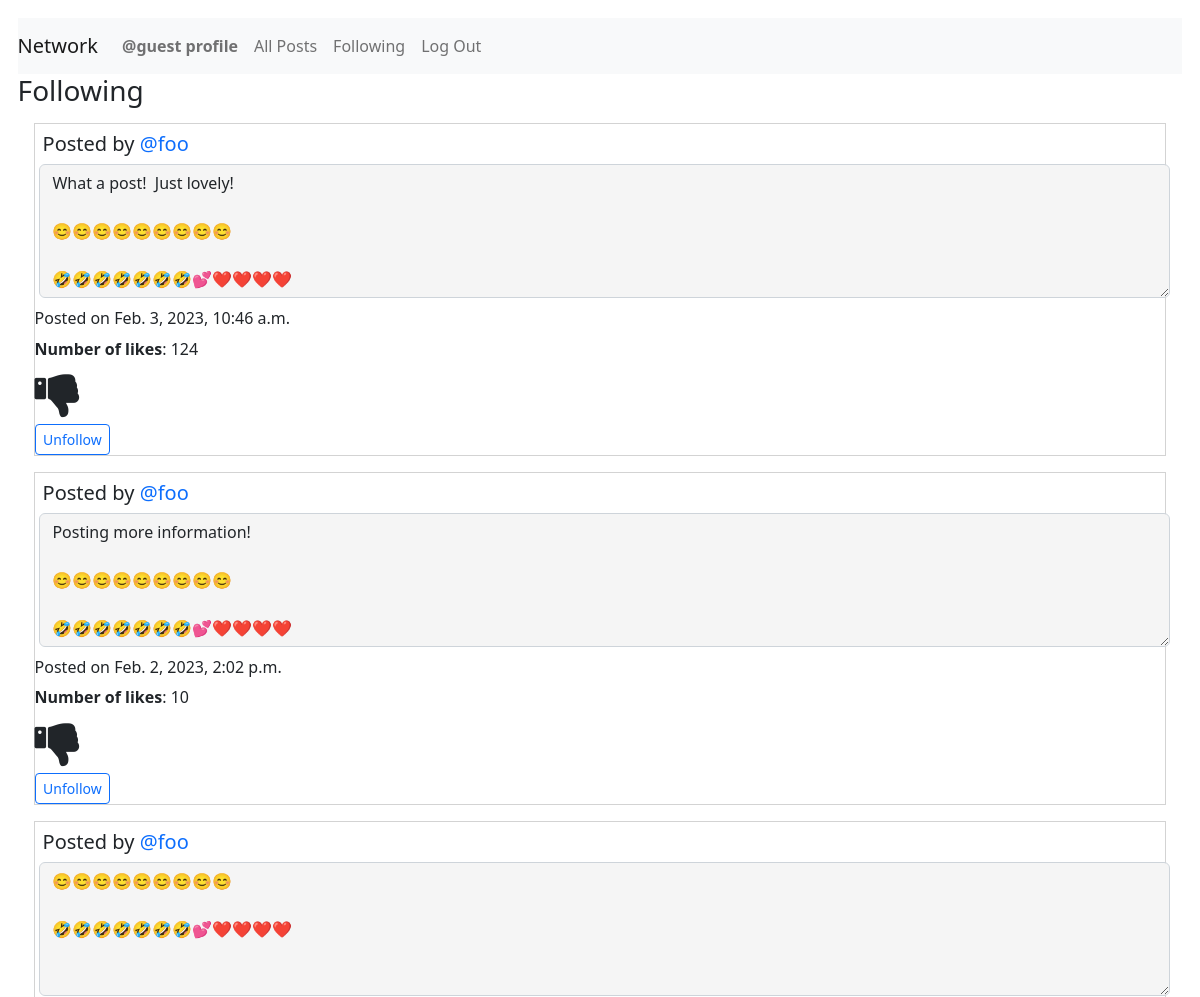
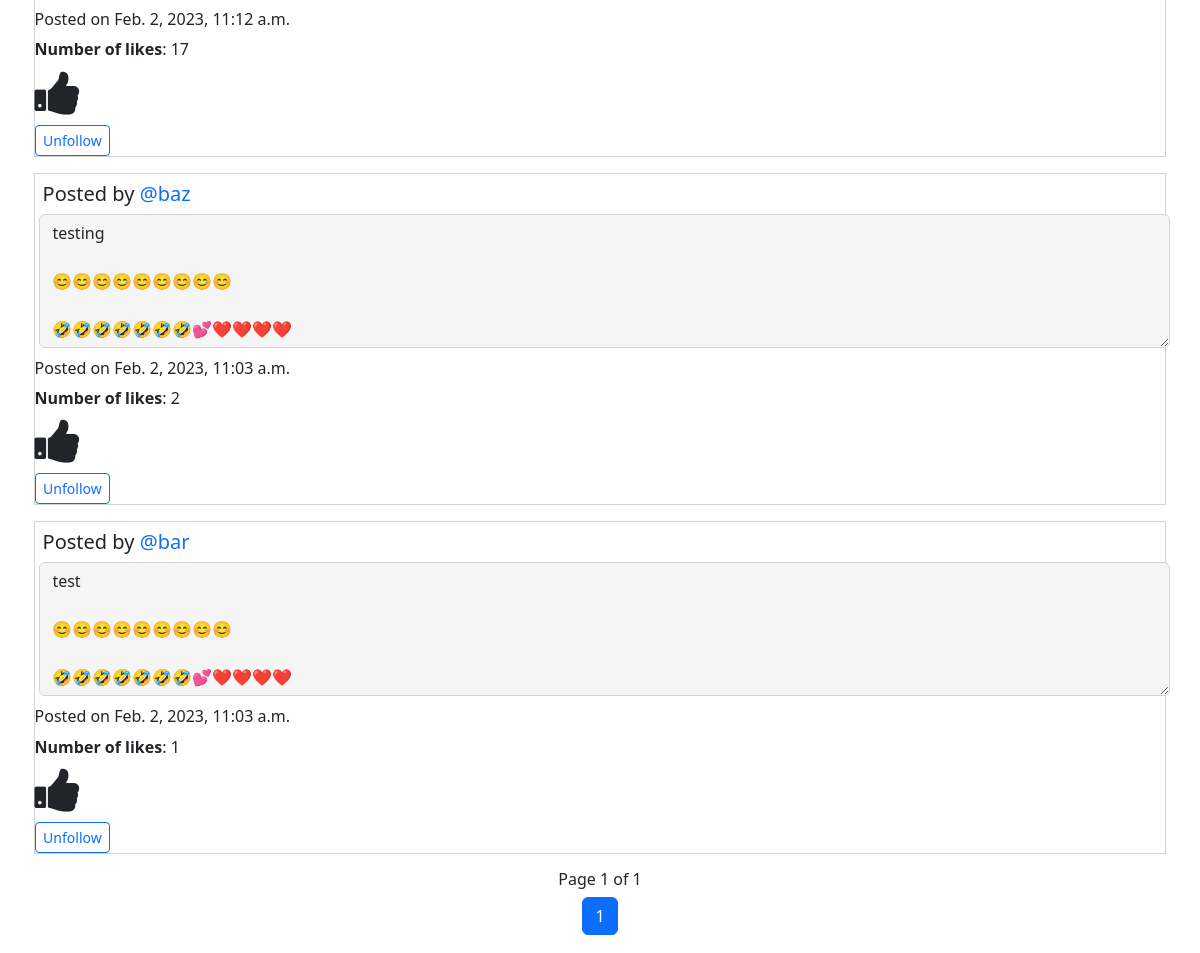
The page /following (signed in) on the database as committed earlier (2 pictures, top to bottom).
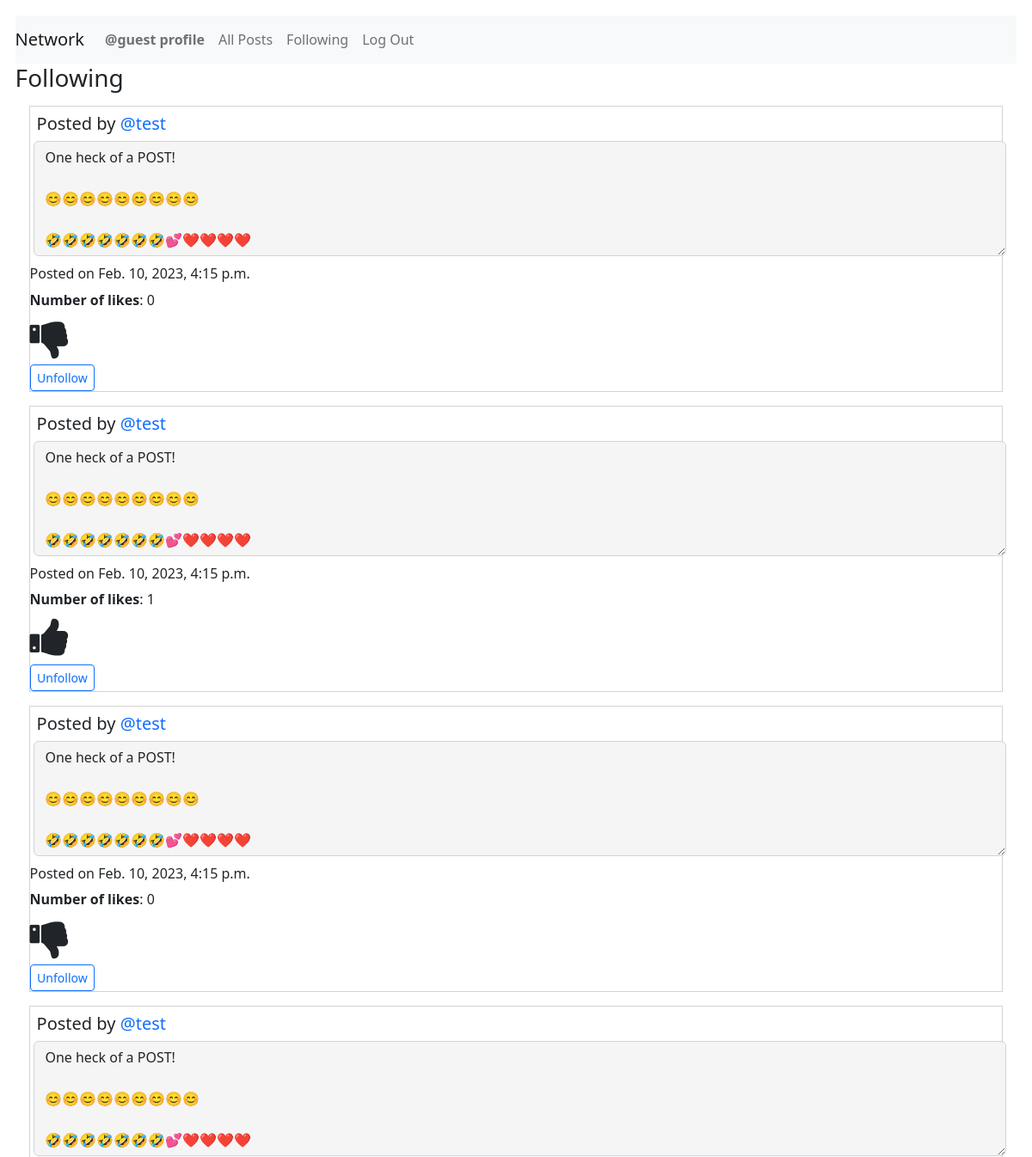
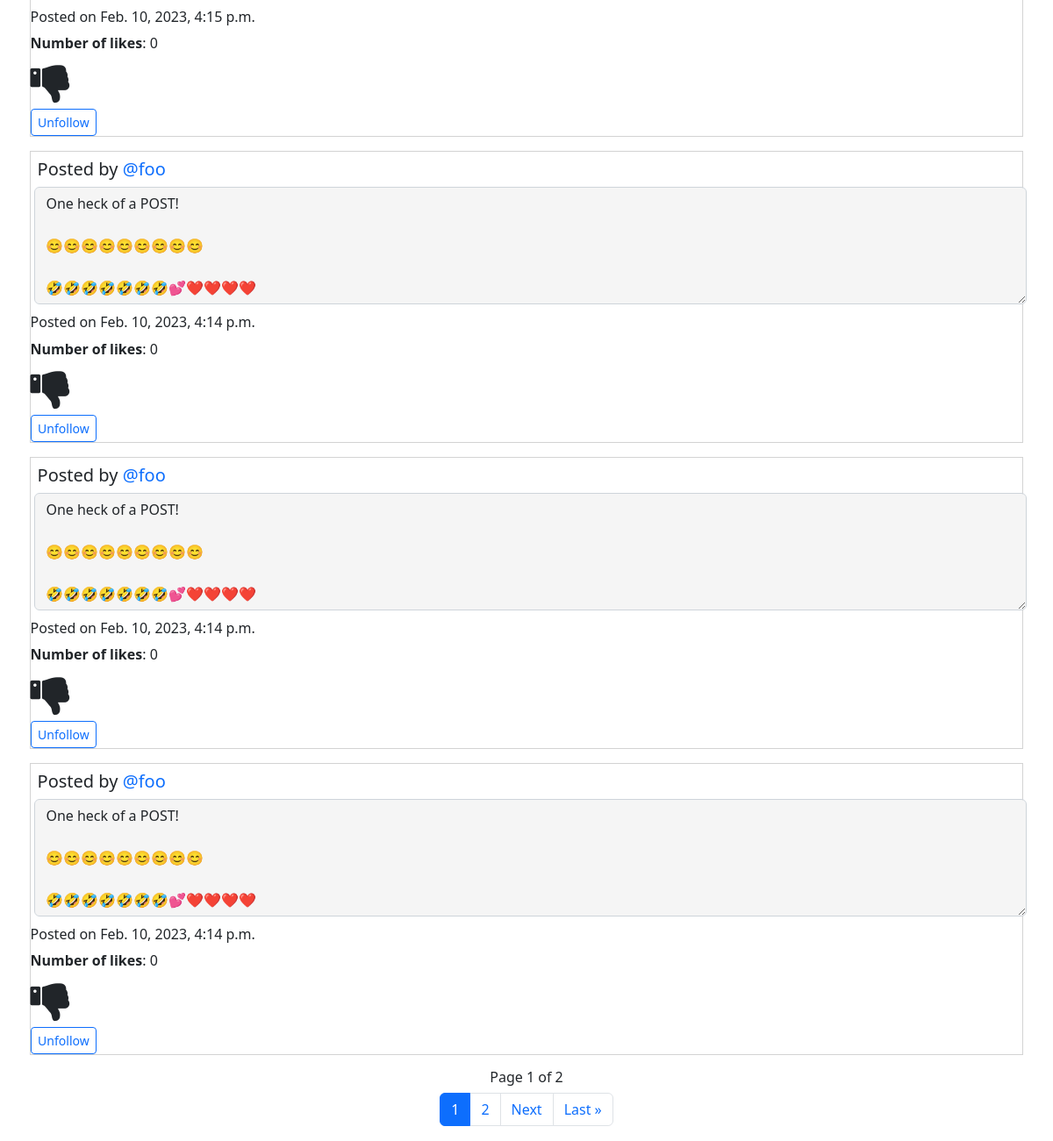
The same page on the database as committed later (2 pictures, top to bottom).
### network/models.py (models this page shows, shortened)
class Posts(models.Model):
    creator = models.ForeignKey(
        User, on_delete=models.PROTECT, related_name="get_creator", blank=False)
    content = models.TextField(max_length=600)
    createdDate = models.DateTimeField(auto_now_add=True)
    likedUser = models.ManyToManyField(
        User, related_name="get_liked_users", blank=True)
    numberLikes = models.PositiveIntegerField(blank=True, default=0)

class User(AbstractUser):
    pass
    def __str__(self) -> str:
        return f"User Name: {self.username} - User ID: {self.id}"

### network/views.py (the view)
# urls.py: path("following", views.getFollowing, name="getFollowing"),
@login_required
def getFollowing(request):
    print("In getFollowing")
    user = request.user
    print(user)
    user_id = request.user.id
    user_name = request.user.username
    try:
        currentOBJ = Follow.objects.get(followUser=user_id)
        displayNothing = False
        noFollowersForUser = False
    except Follow.DoesNotExist:
        print("This user follows no one!")
        displayNothing = True
        noFollowersForUser = True
    if displayNothing != True:
        following = currentOBJ.following.all()
        if following.count() == 0:
            noFollowersForUser = True
        qs = following.order_by().values('id')
        qs = list(qs)
        emptyQueryset = Posts.objects.filter(creator=0)
        for dic in qs:
            for val in dic.values():
                print(val)
                listings = Posts.objects.filter(creator=val)
                UserObject = User.objects.filter(id=val)
                if emptyQueryset.exists():
                    newQueryset = newQueryset | listings
                else:
                    newQueryset = emptyQueryset | listings
                    emptyQueryset = newQueryset
    if noFollowersForUser == True:
        return render(request, "network/following.html", {"displayNothing": displayNothing})
    else:
        if noFollowersForUser:
            return render(request, "network/following.html", {"displayNothing": displayNothing})
        else:
            PostsByDate = newQueryset.order_by('-createdDate')
            postsPagination = PostsByDate
            paginator = Paginator(postsPagination, 7)
            page_number = request.GET.get('page', '1')
            page_obj = paginator.get_page(page_number)
            likeList = returnlikeList(request)
    return render(request, "network/following.html", {"page_obj": page_obj, "listings": PostsByDate, "UserObject": UserObject, "displayNothing": displayNothing, "likeList": likeList })

### network/views.py (called while the page is built)
@login_required
def returnlikeList(request):
    user_id = request.user.id
    likedUser = Posts.objects.filter(likedUser=user_id)
    print(likedUser)
    likeList = []
    for like in likedUser:
        currentObject = User.objects.get(id=user_id)
        print(currentObject.id)
        print(like.id)
        likeList.append(like.id)
    return likeList

### network/templates/network/following.html (shortened to what this page needs)
{% extends "network/layout.html" %}
{% block body %}
<h3>Following</h3>
{% for list in page_obj %}
<div id="followingPostings">
    <div class="post{{forloop.counter0}}">
        <h5 class="creator">Posted by <a
                href="{% url 'getProfile' list.creator.username %}">{{list.creator.username}}</a></h5>
        <textarea class="form-control content{{forloop.counter0}}" id="readonlyContent{{forloop.counter0}}" rows="5" readonly="true">{{list.content}}</textarea>
        <p class="timestamp{{forloop.counter0}}">Posted on {{list.createdDate}}</p>
        <p id="numberLikes{{forloop.counter0}}" class="numberLikes{{forloop.counter0}}"><strong>Number of likes</strong>: {{list.numberLikes}}</p>
        {% if list.id in likeList and list.creator.username != user.username %}
        <i class="fa fa-thumbs-up {{forloop.counter0}}" id="thumbsUp{{forloop.counter0}}" aria-hidden="true"
            onclick="likePost('{{list.id}}', '{{list.creator.username}}', '{{user.username}}')"></i>
        {% elif list.id not in likeList and list.creator.username != user.username %}
        <i class="fa fa-thumbs-down {{forloop.counter0}}" id="thumbsDown{{forloop.counter0}}" aria-hidden="true"
            onclick="likePost('{{list.id}}', '{{list.creator.username}}', '{{user.username}}')"></i>
        {% endif %}
        <a class="btn btn-sm btn-outline-primary" id="unfollow-button" href="{% url 'follow' list.creator.username %}">Unfollow</a>
    </div>
</div>
{% empty %}
<h5>This user is not following anyone.</h5>
{% endfor %}
<nav aria-label="Page navigation">
    <div class="Djangopagination">
        <h6 class="paginationNumberPages"> Page {{ page_obj.number }} of {{ page_obj.paginator.num_pages }}</h6>
        <ul class="pagination justify-content-center">
            <li class="page-item active" aria-current="page"><a class="page-link" href="?page={{ page_obj.number }}">{{ page_obj.number }}</a></li>
            {% if page_obj.has_next %}
            <li class="page-item"><a class="page-link" href="?page={{ page_obj.next_page_number }}">{{ page_obj.next_page_number }}</a></li>
            {% endif %}
            {% if page_obj.has_next %}
            <li class="page-item"><a class="page-link" href="?page={{ page_obj.next_page_number }}">Next</a></li>
                 <li class="page-item"><a class="page-link" href="?page={{ page_obj.paginator.num_pages }}">Last &raquo;</a></li>
            {% endif %}
        </ul>
    </div>
</nav>
{% endblock %}

Rows that differ between the two databases and show on the page:
no longer on this page (row unchanged): Posts: creator.username "@foo", content "What a post! Just lovely! 😊😊😊😊😊😊😊😊😊 🤣🤣🤣🤣🤣🤣🤣💕❤️❤️❤️❤️", createdDate "Feb. 3, 2023, 10:46 a.m.", numberLikes "124"
no longer on this page (row unchanged): Posts: creator.username "@foo", content "Posting more information! 😊😊😊😊😊😊😊😊😊 🤣🤣🤣🤣🤣🤣🤣💕❤️❤️❤️❤️", createdDate "Feb. 2, 2023, 2:02 p.m.", numberLikes "10"
no longer on this page (row unchanged): Posts: creator.username "@foo", content "😊😊😊😊😊😊😊😊😊 🤣🤣🤣🤣🤣🤣🤣💕❤️❤️❤️❤️", createdDate "Feb. 2, 2023, 11:12 a.m.", numberLikes "17"
no longer on this page (row unchanged): Posts: creator.username "@baz", content "testing 😊😊😊😊😊😊😊😊😊 🤣🤣🤣🤣🤣🤣🤣💕❤️❤️❤️❤️", createdDate "Feb. 2, 2023, 11:03 a.m.", numberLikes "2"
no longer on this page (row unchanged): Posts: creator.username "@bar", content "test 😊😊😊😊😊😊😊😊😊 🤣🤣🤣🤣🤣🤣🤣💕❤️❤️❤️❤️", createdDate "Feb. 2, 2023, 11:03 a.m.", numberLikes "1"
added Posts: creator.username "@test", content "One heck of a POST! 😊😊😊😊😊😊😊😊😊 🤣🤣🤣🤣🤣🤣🤣💕❤️❤️❤️❤️", createdDate "Feb. 10, 2023, 4:15 p.m.", numberLikes "0"
added Posts: creator.username "@test", content "One heck of a POST! 😊😊😊😊😊😊😊😊😊 🤣🤣🤣🤣🤣🤣🤣💕❤️❤️❤️❤️", createdDate "Feb. 10, 2023, 4:15 p.m.", numberLikes "1"
added Posts: creator.username "@test", content "One heck of a POST! 😊😊😊😊😊😊😊😊😊 🤣🤣🤣🤣🤣🤣🤣💕❤️❤️❤️❤️", createdDate "Feb. 10, 2023, 4:15 p.m.", numberLikes "0"
added Posts: creator.username "@test", content "One heck of a POST! 😊😊😊😊😊😊😊😊😊 🤣🤣🤣🤣🤣🤣🤣💕❤️❤️❤️❤️", createdDate "Feb. 10, 2023, 4:15 p.m.", numberLikes "0"
added Posts: creator.username "@foo", content "One heck of a POST! 😊😊😊😊😊😊😊😊😊 🤣🤣🤣🤣🤣🤣🤣💕❤️❤️❤️❤️", createdDate "Feb. 10, 2023, 4:14 p.m.", numberLikes "0"
added Posts: creator.username "@foo", content "One heck of a POST! 😊😊😊😊😊😊😊😊😊 🤣🤣🤣🤣🤣🤣🤣💕❤️❤️❤️❤️", createdDate "Feb. 10, 2023, 4:14 p.m.", numberLikes "0"
added Posts: creator.username "@foo", content "One heck of a POST! 😊😊😊😊😊😊😊😊😊 🤣🤣🤣🤣🤣🤣🤣💕❤️❤️❤️❤️", createdDate "Feb. 10, 2023, 4:14 p.m.", numberLikes "0"
Other text that changed with them:
{{ page_obj.paginator.num_pages }}: "1" → "2"
{{ page_obj.next_page_number }}: (not shown) → "2"
text now shown: "Next Last »"
